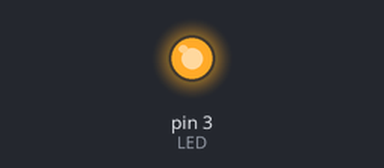
A sketch run on a simulated Arduino Uno, built with avr-gcc and run on an emulated ATmega328P. Parts: output pins drawn as LEDs (lit = HIGH).

Above: at 0.5 s.
At 34.5 s:
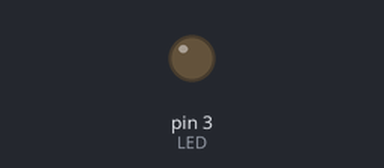
Timing chart, 0 to 52.0 s (numbered marks = the images above):
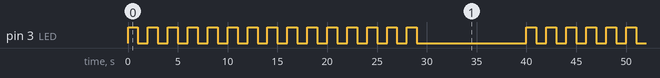

Measured:
- by itself, pin 3 (LED): moves between LOW and HIGH, repeating every 40.0 s
- by itself, everything shown: repeats every 40.0 s, in 30 steps

The sketch:

LedPisca.ino
```cpp
const int LED = 3;

void setup() {
  pinMode(LED,OUTPUT);
}

void loop() {
  for(int x = 0 ; x<15; x++){
    digitalWrite(LED,HIGH);
    delay(1000);
    digitalWrite(LED,LOW);
    delay(1000);
  }
  delay(10000);
}
```
